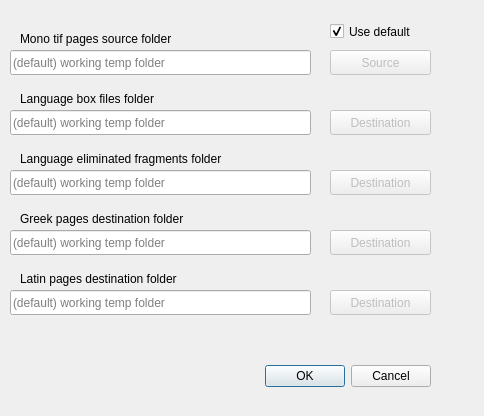
<?xml version="1.0" encoding="UTF-8"?>
<ui version="4.0">
 <class>crop_languagesDialog</class>
 <widget class="QDialog" name="crop_languagesDialog">
  <property name="windowModality">
   <enum>Qt::ApplicationModal</enum>
  </property>
  <property name="geometry">
   <rect>
    <x>0</x>
    <y>0</y>
    <width>484</width>
    <height>416</height>
   </rect>
  </property>
  <property name="windowTitle">
   <string>Crop mono tif files into tif language files</string>
  </property>
  <widget class="QDialogButtonBox" name="buttonBox">
   <property name="geometry">
    <rect>
     <x>260</x>
     <y>360</y>
     <width>171</width>
     <height>32</height>
    </rect>
   </property>
   <property name="orientation">
    <enum>Qt::Horizontal</enum>
   </property>
   <property name="standardButtons">
    <set>QDialogButtonBox::Cancel|QDialogButtonBox::Ok</set>
   </property>
  </widget>
  <widget class="QLineEdit" name="SourceLineEdit">
   <property name="geometry">
    <rect>
     <x>10</x>
     <y>50</y>
     <width>301</width>
     <height>25</height>
    </rect>
   </property>
   <property name="placeholderText">
    <string>(default) working temp folder</string>
   </property>
  </widget>
  <widget class="QPushButton" name="SourceButton">
   <property name="enabled">
    <bool>false</bool>
   </property>
   <property name="geometry">
    <rect>
     <x>330</x>
     <y>50</y>
     <width>101</width>
     <height>25</height>
    </rect>
   </property>
   <property name="text">
    <string>Source</string>
   </property>
   <property name="icon">
    <iconset resource="../UI_Icons.qrc">
     <normaloff>:/Icons/Icons/tiff-file.png</normaloff>:/Icons/Icons/tiff-file.png</iconset>
   </property>
  </widget>
  <widget class="QPushButton" name="ElimFolderButton">
   <property name="enabled">
    <bool>false</bool>
   </property>
   <property name="geometry">
    <rect>
     <x>330</x>
     <y>170</y>
     <width>101</width>
     <height>25</height>
    </rect>
   </property>
   <property name="text">
    <string>Destination</string>
   </property>
   <property name="icon">
    <iconset resource="../UI_Icons.qrc">
     <normaloff>:/Icons/Icons/png-file.png</normaloff>:/Icons/Icons/png-file.png</iconset>
   </property>
  </widget>
  <widget class="QLineEdit" name="ElimFolderLineEdit">
   <property name="geometry">
    <rect>
     <x>10</x>
     <y>170</y>
     <width>301</width>
     <height>25</height>
    </rect>
   </property>
   <property name="placeholderText">
    <string>(default) working temp folder</string>
   </property>
  </widget>
  <widget class="QLabel" name="SourceLabel">
   <property name="geometry">
    <rect>
     <x>20</x>
     <y>30</y>
     <width>211</width>
     <height>17</height>
    </rect>
   </property>
   <property name="text">
    <string>Mono tif pages source folder</string>
   </property>
  </widget>
  <widget class="QLabel" name="ElimFolderLabel">
   <property name="geometry">
    <rect>
     <x>20</x>
     <y>150</y>
     <width>271</width>
     <height>17</height>
    </rect>
   </property>
   <property name="text">
    <string>Language eliminated fragments folder</string>
   </property>
  </widget>
  <widget class="QLineEdit" name="BoxFolderLineEdit">
   <property name="geometry">
    <rect>
     <x>10</x>
     <y>110</y>
     <width>301</width>
     <height>25</height>
    </rect>
   </property>
   <property name="placeholderText">
    <string>(default) working temp folder</string>
   </property>
  </widget>
  <widget class="QLabel" name="BoxFolderLabel">
   <property name="geometry">
    <rect>
     <x>20</x>
     <y>90</y>
     <width>271</width>
     <height>17</height>
    </rect>
   </property>
   <property name="text">
    <string>Language box files folder</string>
   </property>
  </widget>
  <widget class="QPushButton" name="BoxFolderButton">
   <property name="enabled">
    <bool>false</bool>
   </property>
   <property name="geometry">
    <rect>
     <x>330</x>
     <y>110</y>
     <width>101</width>
     <height>25</height>
    </rect>
   </property>
   <property name="text">
    <string>Destination</string>
   </property>
   <property name="icon">
    <iconset resource="../UI_Icons.qrc">
     <normaloff>:/Icons/Icons/tiff-file.png</normaloff>:/Icons/Icons/tiff-file.png</iconset>
   </property>
  </widget>
  <widget class="QLineEdit" name="DestLatinLineEdit">
   <property name="geometry">
    <rect>
     <x>10</x>
     <y>290</y>
     <width>301</width>
     <height>25</height>
    </rect>
   </property>
   <property name="placeholderText">
    <string>(default) working temp folder</string>
   </property>
  </widget>
  <widget class="QLabel" name="DestLatinLabel">
   <property name="geometry">
    <rect>
     <x>20</x>
     <y>270</y>
     <width>271</width>
     <height>17</height>
    </rect>
   </property>
   <property name="text">
    <string>Latin pages destination folder</string>
   </property>
  </widget>
  <widget class="QLineEdit" name="DestGreekLineEdit">
   <property name="geometry">
    <rect>
     <x>10</x>
     <y>230</y>
     <width>301</width>
     <height>25</height>
    </rect>
   </property>
   <property name="placeholderText">
    <string>(default) working temp folder</string>
   </property>
  </widget>
  <widget class="QPushButton" name="DestGreekButton">
   <property name="enabled">
    <bool>false</bool>
   </property>
   <property name="geometry">
    <rect>
     <x>330</x>
     <y>230</y>
     <width>101</width>
     <height>25</height>
    </rect>
   </property>
   <property name="text">
    <string>Destination</string>
   </property>
   <property name="icon">
    <iconset resource="../UI_Icons.qrc">
     <normaloff>:/Icons/Icons/tiff-file.png</normaloff>:/Icons/Icons/tiff-file.png</iconset>
   </property>
  </widget>
  <widget class="QPushButton" name="DestLatinButton">
   <property name="enabled">
    <bool>false</bool>
   </property>
   <property name="geometry">
    <rect>
     <x>330</x>
     <y>290</y>
     <width>101</width>
     <height>25</height>
    </rect>
   </property>
   <property name="text">
    <string>Destination</string>
   </property>
   <property name="icon">
    <iconset resource="../UI_Icons.qrc">
     <normaloff>:/Icons/Icons/png-file.png</normaloff>:/Icons/Icons/png-file.png</iconset>
   </property>
  </widget>
  <widget class="QLabel" name="DestGreekLabel">
   <property name="geometry">
    <rect>
     <x>20</x>
     <y>210</y>
     <width>271</width>
     <height>17</height>
    </rect>
   </property>
   <property name="text">
    <string>Greek pages destination folder</string>
   </property>
  </widget>
  <widget class="QCheckBox" name="defaultsrcBox">
   <property name="geometry">
    <rect>
     <x>330</x>
     <y>20</y>
     <width>101</width>
     <height>23</height>
    </rect>
   </property>
   <property name="text">
    <string>Use default</string>
   </property>
   <property name="checked">
    <bool>true</bool>
   </property>
  </widget>
 </widget>
 <resources>
  <include location="../UI_Icons.qrc"/>
 </resources>
 <connections>
  <connection>
   <sender>buttonBox</sender>
   <signal>accepted()</signal>
   <receiver>crop_languagesDialog</receiver>
   <slot>accept()</slot>
   <hints>
    <hint type="sourcelabel">
     <x>248</x>
     <y>254</y>
    </hint>
    <hint type="destinationlabel">
     <x>157</x>
     <y>274</y>
    </hint>
   </hints>
  </connection>
  <connection>
   <sender>buttonBox</sender>
   <signal>rejected()</signal>
   <receiver>crop_languagesDialog</receiver>
   <slot>reject()</slot>
   <hints>
    <hint type="sourcelabel">
     <x>316</x>
     <y>260</y>
    </hint>
    <hint type="destinationlabel">
     <x>286</x>
     <y>274</y>
    </hint>
   </hints>
  </connection>
 </connections>
</ui>
